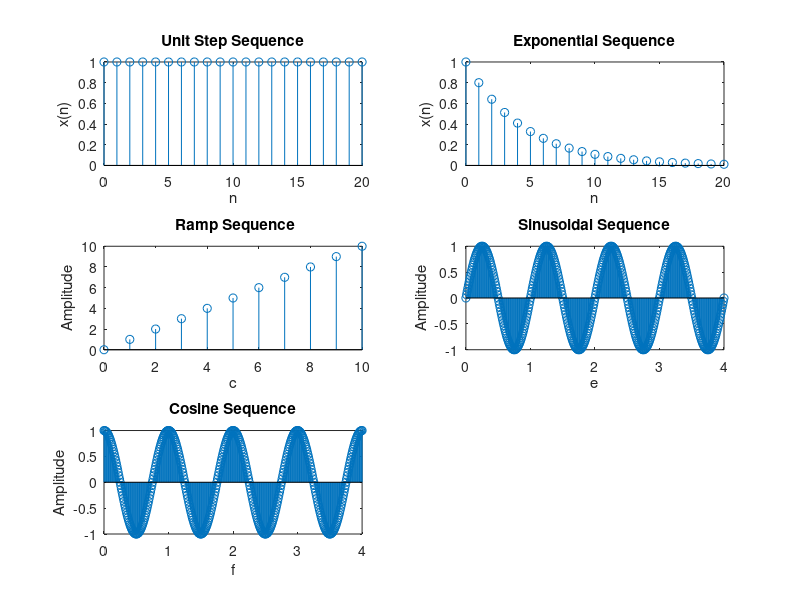

Recreate this plot in MATLAB.
clc;
clear all;
close all;
N=21;
n=0:1:N-1;


%Unit Step Sequence

x=ones(1,N);

subplot(3,2,1);stem(n,x);
xlabel('n');ylabel('x(n)');
title('Unit Step Sequence');


%Exponential Sequence

x2=0.8 .^(n);

subplot(3,2,2);stem(n,x2);
xlabel('n');ylabel('x(n)');
title('Exponential Sequence');


% Ramp Sequence

x = 10;

t=0:x;

subplot(3,2,3);stem(t,t);
xlabel('c'); ylabel('Amplitude');
title(' Ramp Sequence');


%Sinusoidal sequence

t=0:0.01:4;
y=sin(2*pi*t);

subplot(3,2,4); stem(t,y);
xlabel('e'); ylabel('Amplitude');
title('Sinusoidal Sequence');


% Cosine Sequence

t=0:0.01:4;
y=cos(2*pi*t);

subplot(3,2,5); stem(t,y);
xlabel('f'); ylabel('Amplitude');
title('Cosine Sequence');
